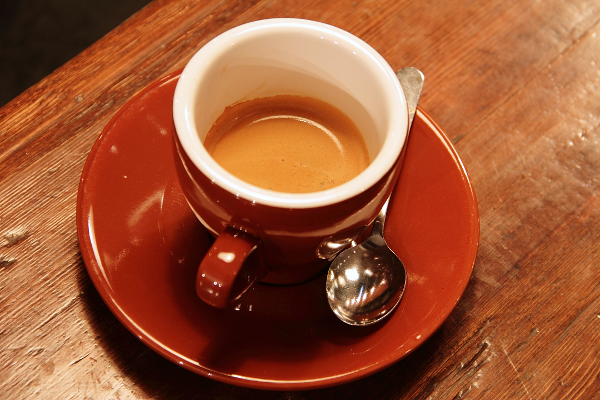
#> input picture Assets/test-images/coffee.png, 600 x 400 px; the run also reads 1 picture not shown here
$ python 03_luma_doc_figures.py ../../Assets/results/denoise-compare.png
#> lines starting #> are read from the running program, lines starting #| are printed output that depends on the picture
### Python-Prototyping/figkit.py
"""文档配图的公共零件。

为什么单独抽出来:
    仓库约定每张配图都要成套回答四问(做了什么 / 得到什么 / 失去什么 / 局限在哪,
    见 Documents/README.md「写作约定」)。那条横幅的画法、中文字体设置、
    保存参数如果每个脚本各抄一份,改一次就要改七八处,迟早走样。

用法(配图脚本放在 Python-Prototyping/<章节目录>/ 下,所以要先把上一级加进 path):

    import sys
    from pathlib import Path
    sys.path.insert(0, str(Path(__file__).resolve().parents[1]))
    from figkit import OUT, IMAGES, save, four_questions, show_gray, use_cjk_font
"""

from __future__ import annotations

import sys
from pathlib import Path

import matplotlib

REPO = Path(__file__).resolve().parents[1]
OUT = REPO / "Assets" / "results"
IMAGES = REPO / "Assets" / "test-images"


def use_cjk_font() -> None:
    """装上中文字体,并把负号改回 ASCII 的 '-'(默认那个 U+2212 很多字体没有)。

    没有 --show 时切 Agg:无窗口环境(CI、ssh)下 matplotlib 默认后端会直接报错。
    """
    if "--show" not in sys.argv:
        matplotlib.use("Agg")
    matplotlib.rcParams["font.family"] = ["Heiti TC", "Arial Unicode MS", "sans-serif"]
    matplotlib.rcParams["axes.unicode_minus"] = False


def save(fig, name: str) -> None:
    """存到 Assets/results/,并把路径打出来方便对照文档引用。"""
    import matplotlib.pyplot as plt

    OUT.mkdir(parents=True, exist_ok=True)
    fig.savefig(OUT / name, dpi=130, bbox_inches="tight", facecolor="white")
    print(f"  → Assets/results/{name}")
    if "--show" not in sys.argv:
        plt.close(fig)


def show_gray(ax, data, title: str, vmin: float = 0, vmax: float = 255) -> None:
    """画灰度图。

    vmin/vmax 一律显式给 —— 不给的话 matplotlib 会拿这张图自己的 min/max
    去归一化,**悄悄替你拉一次对比度**,你看到的就不是数据本身了。
    """
    ax.imshow(data, cmap="gray", vmin=vmin, vmax=vmax, interpolation="nearest")
    ax.set_title(title, fontsize=10.5)
    ax.axis("off")


def four_questions(fig, did: str, gained: str, lost: str, limit: str, better: str,
                   y: float = 0.0, bottom: float = 0.03) -> None:
    """在图底部贴一条五色横幅,依次回答:
    做了什么 / 得到什么 / 失去什么 / 局限在哪 / 更好的做法。

    这是仓库硬约定(见 Documents/README.md「写作约定」):
    只看效果好的那一面最容易在工程里踩坑,代价和边界必须和收益画在同一张图里,
    不能分成两张。最后一格只**点名**更好的做法,不展开 ——
    读的人知道"还有路可走、该往哪儿查"就够了,展开会喧宾夺主。

    better 是必填的,不是可选项:写不出出路,通常说明「局限」那一格还没想清楚。

    bottom:带折线图的图要调大(0.15 左右),给 x 轴标签留位置,
           否则横幅会压在标签上。
    """
    cells = [("做了什么", did, "#eef3f8", "#2c6fbb"),
             ("得到什么", gained, "#eaf5ec", "#2a8f4a"),
             ("失去什么", lost, "#fdeeea", "#c4442a"),
             ("局限在哪", limit, "#fff6e5", "#a8700a"),
             ("更好的做法", better, "#f2eefb", "#6b4fa8")]
    fig.subplots_adjust(bottom=bottom)
    for i, (head, body, bg, fg) in enumerate(cells):
        # matplotlib 不认 Markdown,** 会被原样印出来,这里统一剥掉
        body = body.replace("**", "")
        fig.text(0.012 + i * 0.197, y, f"{head}\n{body}", fontsize=8.2, va="top", ha="left",
                 color="#222", linespacing=1.5,
                 bbox=dict(boxstyle="round,pad=0.4", fc=bg, ec=fg, lw=1.0))

### Python-Prototyping/Ch06_Color_Processing/03_luma_doc_figures.py
"""给 02-intensity/03-luma-and-linear-light.md 补配图 —— 446 行,原先一张图都没有。

为什么要补:
    这一篇讲的三件事都是"反直觉但有确切数字"的类型:
    Luma 算错了却用了 70 年、线性光是对的却不能用 8 bit 存、
    视频里的黑不是 0 是 16。光看表格容易"读过就忘",看见色带和直方图的缺口才记得住。

    每张图按仓库约定成套回答四问(见 Documents/README.md「写作约定」)。

生成 4 张(全部写到 Assets/results/):
    luma-vs-luminance-error.png  编码域加权 vs 线性域加权:高饱和差 73,自然色差 0
    linear-8bit-banding.png      线性 8bit 的暗部色带,以及码值都花到哪儿去了
    yuv-limited-range.png        limited range:黑是 16 白是 235,当成 full 用会怎样
    y-to-screen.png              抄三份 = YUV(U=V=128)→RGB;以及 vmin/vmax 不给的坑

本篇第一、二节的配图沿用已有的 rgb-to-gray-weighting.png 与 brightness-definitions.png
(由同目录 02_brightness_doc_figures.py 生成),不重复造。

数字与 01_luma_vs_linear.py 共用同一套传递函数(sRGB 分段)和 Rec.709 权重,
所以图里的值和文档里那张表逐个对得上。

用法:
    .venv/bin/python Ch06_Color_Processing/03_luma_doc_figures.py [--show]
"""

import sys
from pathlib import Path

import numpy as np

sys.path.insert(0, str(Path(__file__).resolve().parents[1]))
from figkit import IMAGES, four_questions, save, show_gray, use_cjk_font  # noqa: E402

use_cjk_font()
import cv2  # noqa: E402
import matplotlib  # noqa: E402
import matplotlib.pyplot as plt  # noqa: E402

W709 = (0.2126, 0.7152, 0.0722)


def to_linear(c):
    """sRGB 编码值(0~1)→ 线性光。

    暗部那段 c/12.92 是直线而不是幂函数:纯幂函数在 0 附近斜率无穷大,
    定点实现会炸,所以标准里接了一小段直线。
    """
    return np.where(c <= 0.04045, c / 12.92, ((c + 0.055) / 1.055) ** 2.4)


def to_srgb(v):
    """线性光 → sRGB 编码值,to_linear 的反函数。"""
    return np.where(v <= 0.0031308, v * 12.92, 1.055 * np.maximum(v, 0) ** (1 / 2.4) - 0.055)


# ═════════════════════════════════════ 图 1:Luma 错多少 ═════════════════


def fig_luma_error() -> None:
    """同一个颜色,两条路径算出来的"亮度"差多少。

    差的根源是顺序:gamma 是条弯曲线,加权平均是直的操作,
    弯的和直的换顺序结果就不一样 —— 和"两个 60 dB 叠加不是 120 dB"是同一回事。
    """
    colors = [("纯红", (255, 0, 0)), ("纯绿", (0, 255, 0)), ("纯蓝", (0, 0, 255)),
              ("纯黄", (255, 255, 0)), ("品红", (255, 0, 255)), ("青", (0, 255, 255)),
              ("中灰", (128, 128, 128)), ("肤色", (222, 184, 155)), ("暗绿", (34, 80, 40))]
    names, lumas, trues = [], [], []
    for name, rgb in colors:
        luma = sum(w * c for w, c in zip(W709, rgb))
        lin = to_linear(np.array(rgb, float) / 255.0)
        true = float(to_srgb(sum(w * c for w, c in zip(W709, lin)))) * 255
        names.append(name); lumas.append(luma); trues.append(true)
    diffs = [t - l for t, l in zip(trues, lumas)]

    fig = plt.figure(figsize=(13.4, 4.6))
    gs = fig.add_gridspec(1, 3, width_ratios=[1.35, 1, 1.1], wspace=0.3)

    # ── (a) 九个颜色的两个"亮度"并排
    ax = fig.add_subplot(gs[0])
    x = np.arange(len(names))
    ax.bar(x - 0.2, lumas, 0.4, label="Luma Y′:直接对编码值加权", color="#c4442a")
    ax.bar(x + 0.2, trues, 0.4, label="真实亮度:解码→加权→再编码", color="#2c6fbb")
    for i, d in enumerate(diffs):
        if abs(d) >= 3:
            ax.text(i, max(lumas[i], trues[i]) + 6, f"{d:+.0f}", ha="center",
                    fontsize=8.6, color="#c4442a")
    # 色块贴在横轴下面,一眼看出哪几个是高饱和色
    for i, (_, rgb) in enumerate(colors):
        ax.add_patch(plt.Rectangle((i - 0.35, -26), 0.7, 18, color=np.array(rgb) / 255,
                                   clip_on=False, ec="#bbb", lw=0.5))
    ax.set_xticks(x); ax.set_xticklabels(names, fontsize=9)
    ax.tick_params(axis="x", pad=22)
    ax.set_ylim(0, 310); ax.set_ylabel("亮度(0~255)")
    ax.legend(fontsize=8.6, loc="upper center")
    ax.set_title("同一个颜色,两条路径算出来的亮度\n左边三个高饱和色差到 70 以上", fontsize=10.5)
    ax.spines[["top", "right"]].set_visible(False)

    # ── (b) 误差随饱和度怎么走 —— 解释"为什么还能用"
    ax = fig.add_subplot(gs[1])
    sats = np.linspace(0, 1, 41)
    for hue, label, color in [(0, "红相", "#c4442a"), (120 / 360, "绿相", "#2a8f4a"),
                              (240 / 360, "蓝相", "#2c6fbb")]:
        errs = []
        for s in sats:
            hsv = np.uint8([[[hue * 179, s * 255, 255]]])
            rgb = cv2.cvtColor(hsv, cv2.COLOR_HSV2RGB)[0, 0].astype(float)
            luma = sum(w * c for w, c in zip(W709, rgb))
            lin = to_linear(rgb / 255.0)
            true = float(to_srgb(sum(w * c for w, c in zip(W709, lin)))) * 255
            errs.append(true - luma)
        ax.plot(sats * 100, errs, lw=2, color=color, label=label)
    ax.axhline(0, color="#999", lw=0.9)
    ax.set_xlabel("饱和度(%)"); ax.set_ylabel("真实亮度 − Luma(灰阶)")
    ax.legend(fontsize=8.6)
    ax.set_title("饱和度一低,误差就归零\n这就是它能用 70 年的原因", fontsize=10.5)
    ax.spines[["top", "right"]].set_visible(False)

    # ── (c) 真实照片上的每个像素:饱和度 vs 误差
    #     这一格是用来把 (b) 那条理论曲线落到真实数据上的。
    #     只画一张高饱和的图会以偏概全,所以三张一起画,并在标题里给出各自的平均。
    stats = []
    sat_all, err_all = [], []
    for fname in ("coffee.png", "lenna_s.jpg", "astronaut.png"):
        bgr = cv2.imread(str(IMAGES / fname))
#> bgr is the input picture: shape (400, 600, 3); mean B, G, R 51.5, 85.8, 158.6
        rgb = cv2.cvtColor(bgr, cv2.COLOR_BGR2RGB).astype(float)
        e = to_srgb(to_linear(rgb / 255.0) @ np.array(W709)) * 255 - rgb @ np.array(W709)
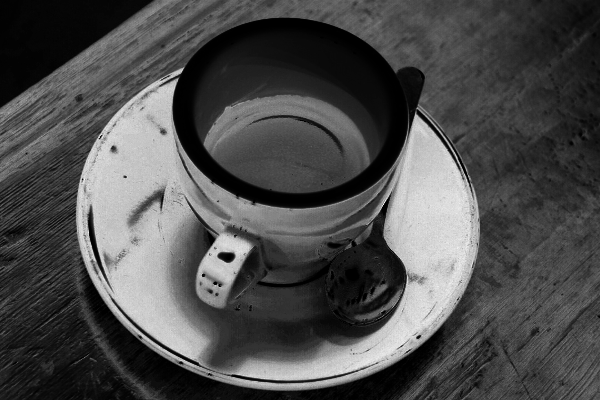
#> e: shape (400, 600) float64; min -8.88e-16, max 29.08, mean 8.9; drawn with min black and max white
        s = cv2.cvtColor(bgr, cv2.COLOR_BGR2HSV)[..., 1].astype(float) / 255 * 100
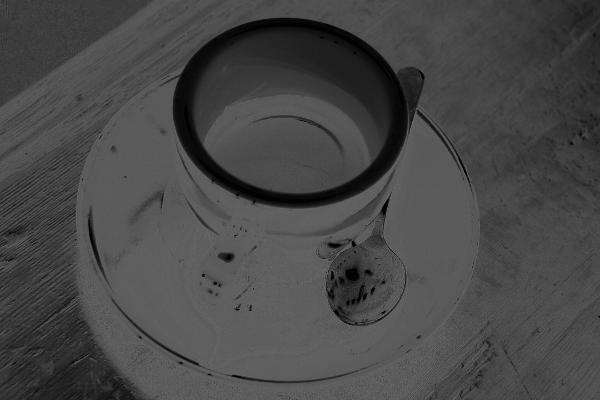
#> s: shape (400, 600) float64; min 0, max 100, mean 72.5
        stats.append((fname, s.mean(), e.mean(), np.median(e), e.max()))
        sat_all.append(s.ravel()); err_all.append(e.ravel())
    sat_all = np.concatenate(sat_all); err_all = np.concatenate(err_all)

    ax = fig.add_subplot(gs[2])
    ax.hist2d(sat_all, err_all, bins=(70, 70), range=[[0, 100], [-2, 35]],
              cmap="inferno", norm=matplotlib.colors.LogNorm())
    ax.set_xlabel("这个像素的饱和度(%)"); ax.set_ylabel("真实亮度 − Luma(灰阶)")
    ax.set_title("三张真实照片的每一个像素\n理论曲线在真实数据上确实成立", fontsize=10.5)
    ax.spines[["top", "right"]].set_visible(False)
    note = "\n".join(f"{n:<14} 饱和度 {sm:4.0f}%  平均差 {em:4.2f}"
                      for n, sm, em, _, _ in stats)
    ax.text(0.03, 0.97, note, transform=ax.transAxes, va="top", fontsize=8,
            family="monospace" if False else None, color="#fff",
            bbox=dict(boxstyle="round,pad=0.35", fc="#333", ec="none", alpha=0.75))

    fig.suptitle("Luma 是「把三个分贝值直接加权平均」—— 数学上没道理,工程上用了 70 年",
                 fontsize=13, y=1.04)
    four_questions(fig,
        "跳过解码,直接对\ngamma 编码后的 R′G′B′\n加权求和。",
        "三个乘法一个加法,\n1953 年的电阻网络就能做,\n而且算出的一路信号\n刚好喂给黑白电视机。",
        f"高饱和色彻底失真:\n纯红差 {diffs[0]:+.0f}(Luma 说它\n是 54「很暗」,按真实光强\n该是 127「中灰」)。\n正式名字叫\nconstant luminance failure。",
        f"误差严格跟着饱和度走。\n三张真实照片:饱和度 {stats[0][1]:.0f}% 的\n"
        f"coffee 平均差 {stats[0][2]:.1f} 灰阶,\n"
        f"{stats[2][1]:.0f}% 的 astronaut 中位数只有 {stats[2][3]:.2f}。\n"
        "**不是 0,但远小于纯色的 73**。\n纯色 UI、图表、绿幕、霓虹灯\n这些场合会崩,得转线性。",
        "真要恒定亮度:Rec.2020 的\nYc′CbcCrc(标准里有,\n但产业链基本没人用)。\n自己算的话就老实走\n解码 → 加权 → 编码。",
        y=-0.04, bottom=0.18)
    save(fig, "luma-vs-luminance-error.png")
#> in save, `fig.savefig(OUT / name, dpi=130, bbox_inches="tight", facecolor="white")`:
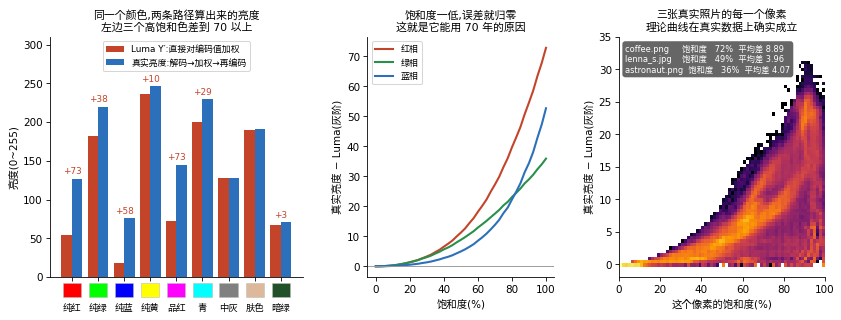
#> figure drawn by matplotlib, 3 panels; panel 1: tallest bar 236.6 high, from x = 2.6 to 3; panel 1: tallest bar 246.7 high, from x = 3 to 3.4; panel 2: curve peaks at x = 100, y = 72.89; panel 2: curve peaks at x = 100, y = 35.93
    print(f"     纯红 {lumas[0]:.1f} vs {trues[0]:.1f}(差 {diffs[0]:+.1f})")
    for n, sm, em, med, mx in stats:
        print(f"       {n:<16} 饱和度 {sm:5.1f}%  平均 {em:5.2f} 中位 {med:5.2f} 最大 {mx:5.1f}")
#> this loop made 3 passes
#> (n, sm, em, med, mx) on passes 1 to 3: ('coffee.png', 72.49, 8.89, 7.31, 29.08), ('lenna_s.jpg', 49.3, 3.96, 3.66, 14.52), ('astronaut.png', 35.66, 4.07, 0.124, 31.07)
#> (printed output is left out)


# ═════════════════════════════════════ 图 2:8bit 装不下线性 ═════════════


def fig_linear_banding() -> None:
    """同样 256 档,分给光强的方式不同,暗部就是能看和不能看的区别。"""
    h, w = 150, 900
    # 横轴走的是**光强**(0~25%),两种编码各自量化到 8 bit 再解回来对比
    inten = np.linspace(0.0, 0.25, w)[None, :].repeat(h, 0)
    lin_q = np.round(inten * 255) / 255.0                      # 线性 8bit:平均分
    srgb_q = to_linear(np.round(to_srgb(inten) * 255) / 255.0)  # sRGB 8bit:编码后再分
    # 两条都转成 sRGB 显示值,这样屏幕上看到的才是同一个光强
    band_lin = (to_srgb(lin_q) * 255).astype(np.uint8)
    band_srgb = (to_srgb(srgb_q) * 255).astype(np.uint8)
    n_lin = len(np.unique(lin_q))
    n_srgb = len(np.unique(srgb_q))

    fig = plt.figure(figsize=(13.4, 5.4))
    gs = fig.add_gridspec(2, 2, height_ratios=[1, 1.5], width_ratios=[1.3, 1], hspace=0.55,
                          wspace=0.25)

    ax = fig.add_subplot(gs[0, :])
    ax.imshow(np.vstack([band_lin, np.full((14, w), 255, np.uint8), band_srgb]),
              cmap="gray", vmin=0, vmax=255, aspect="auto")
    ax.set_yticks([h / 2, h + 14 + h / 2])
    ax.set_yticklabels([f"线性 8bit\n({n_lin} 档", f"sRGB 8bit\n({n_srgb} 档"], fontsize=9)
    ax.set_yticklabels([f"线性 8bit:{n_lin} 档", f"sRGB 8bit:{n_srgb} 档"], fontsize=9.5)
    ax.set_xticks(np.linspace(0, w - 1, 6))
    ax.set_xticklabels([f"{v:.0%}" for v in np.linspace(0, 0.25, 6)])
    ax.set_xlabel("光强")
    ax.set_title("同一段暗部渐变(光强 0 → 25%),两种编码各用 256 档去装\n"
                 "上面那条的色带是数出来的,不是画出来的", fontsize=11)

    # ── 左下:每一档跳多少
    ax = fig.add_subplot(gs[1, 0])
    lv = np.logspace(-3.3, 0, 300)
    step_lin = (1 / 255) / lv * 100                       # 线性:每档恒为 1/255 的光强
    code = to_srgb(lv)
    step_srgb = (to_linear(np.minimum(code + 1 / 255, 1.0)) - lv) / lv * 100
    ax.loglog(lv * 100, step_lin, lw=2, color="#c4442a", label="线性 8bit")
    ax.loglog(lv * 100, step_srgb, lw=2, color="#2c6fbb", label="sRGB 8bit")
    ax.axhline(1, color="#2a8f4a", ls="--", lw=1.4, label="人眼阈值 ≈1%")
    ax.set_xlabel("光强(%,对数轴)"); ax.set_ylabel("相邻两档差多少(%,对数轴)")
    ax.legend(fontsize=8.6)
    ax.set_title("在 0.1% 光强处,线性的一档跳 392%\n亮度差近 5 倍,中间没有任何过渡", fontsize=10.5)
    ax.grid(alpha=0.25, which="both")

    # ── 右下:码值都花到哪儿去了
    ax = fig.add_subplot(gs[1, 1])
    # 口径和 01_luma_vs_linear.py 的 demo_code_budget() 完全一致:
    # 数「解码后落在这段光强里」的码值有几个
    lin_i = np.arange(256) / 255.0                  # 线性存储:码值即光强
    srgb_i = to_linear(np.arange(256) / 255.0)      # sRGB 存储:码值解码后的光强
    zones = [("最暗的 1%", 0.0, 0.01), ("最暗的 5%", 0.0, 0.05),
             ("暗部到中灰\n(21.6%)", 0.0, 0.216), ("最亮的一半", 0.5, 1.0)]
    lin_codes = [int(((lin_i >= lo) & (lin_i <= hi)).sum()) for _, lo, hi in zones]
    srgb_codes = [int(((srgb_i >= lo) & (srgb_i <= hi)).sum()) for _, lo, hi in zones]
    labels = [z[0] for z in zones]
    y = np.arange(len(labels))
    ax.barh(y - 0.2, lin_codes, 0.4, color="#c4442a", label="线性给")
    ax.barh(y + 0.2, srgb_codes, 0.4, color="#2c6fbb", label="sRGB 给")
    for i, (a, b) in enumerate(zip(lin_codes, srgb_codes)):
        ax.text(a + 3, i - 0.2, f"{a} 档", va="center", fontsize=8.6, color="#c4442a")
        ax.text(b + 3, i + 0.2, f"{b} 档", va="center", fontsize=8.6, color="#2c6fbb")
    ax.set_yticks(y); ax.set_yticklabels(labels, fontsize=9)
    ax.set_xlim(0, 175); ax.set_xlabel("分到几个码值(共 256)")
    ax.legend(fontsize=8.6, loc="lower right")
    ax.set_title("线性把一半码值扔给了最亮的一半光强\n而人眼在那儿最不敏感", fontsize=10.5)
    ax.spines[["top", "right"]].set_visible(False)

    fig.suptitle("结论不是「线性不好」,而是「8 bit 装不下线性」", fontsize=13, y=1.0)
    four_questions(fig,
        "存图前先做 gamma 编码,\n把 256 个码值按人眼\n敏感度重新分配 ——\n暗部多给,亮部少给。",
        "8 bit 就够用了。最暗的 1%\n"
        f"从 {lin_codes[0]} 档变成 {srgb_codes[0]} 档,\n"
        "暗部渐变不再出色带。",
        "码值不再正比于光强。\n于是「加法」和「平均」\n在编码域全是错的 ——\n缩放、模糊、图层混合\n严格说都该先转回线性。",
        "位深一够,大家立刻\n就用线性:相机 RAW 12~14 bit、\n渲染引擎 float32,都是线性。\n要全程 1% 以内的台阶,\n线性得 16.6 bit 才追得平\nsRGB 的 8 bit。",
        "位深够就直接用线性:\nfloat16/32、RAW 12~14bit。\nHDR 用 PQ / HLG —— 它们\n是比 gamma 更贴人眼的感知曲线。",
        y=-0.03, bottom=0.14)
    save(fig, "linear-8bit-banding.png")
#> call 2 of save, with name = 'linear-8bit-banding.png'
#> in save (call 2), `fig.savefig(OUT / name, dpi=130, bbox_inches="tight", facecolor="white")`:
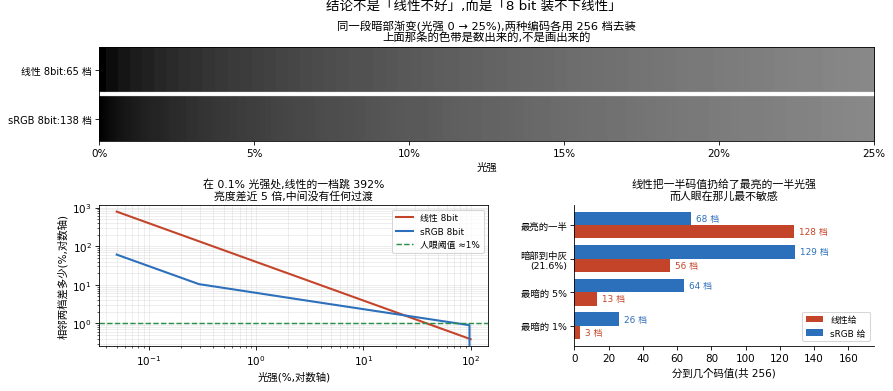
#> figure drawn by matplotlib, 3 panels; panel 2: curve peaks at x = 0.0501, y = 782.5; panel 2: curve peaks at x = 0.0501, y = 60.56
    print(f"     线性 8bit 在这段只剩 {n_lin} 档,sRGB 有 {n_srgb} 档;"
          f"最暗 1%:{lin_codes[0]} vs {srgb_codes[0]} 档")


# ═════════════════════════════════════ 图 3:limited range ══════════════


def fig_limited_range() -> None:
    """视频里的黑是 16、白是 235。当成 0~255 用,整张图的账就全错了。"""
    bgr = cv2.imread(str(IMAGES / "coffee.png"))
    y_full = cv2.cvtColor(bgr, cv2.COLOR_BGR2GRAY).astype(float)
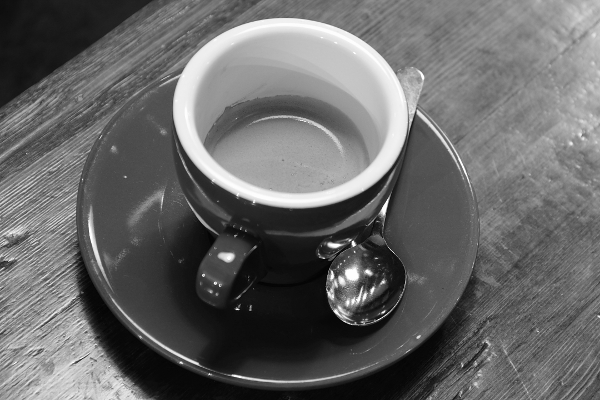
#> y_full: shape (400, 600) float64; min 0, max 255, mean 103.7
    y_lim = y_full * 219 / 255 + 16                      # 打包成 limited range
    wrong = y_lim                                        # 误当 full range 直接用
    right = np.clip((y_lim - 16) * 255 / 219, 0, 255)    # 正确展开
#> (the rest of the program and of its run is left out)
